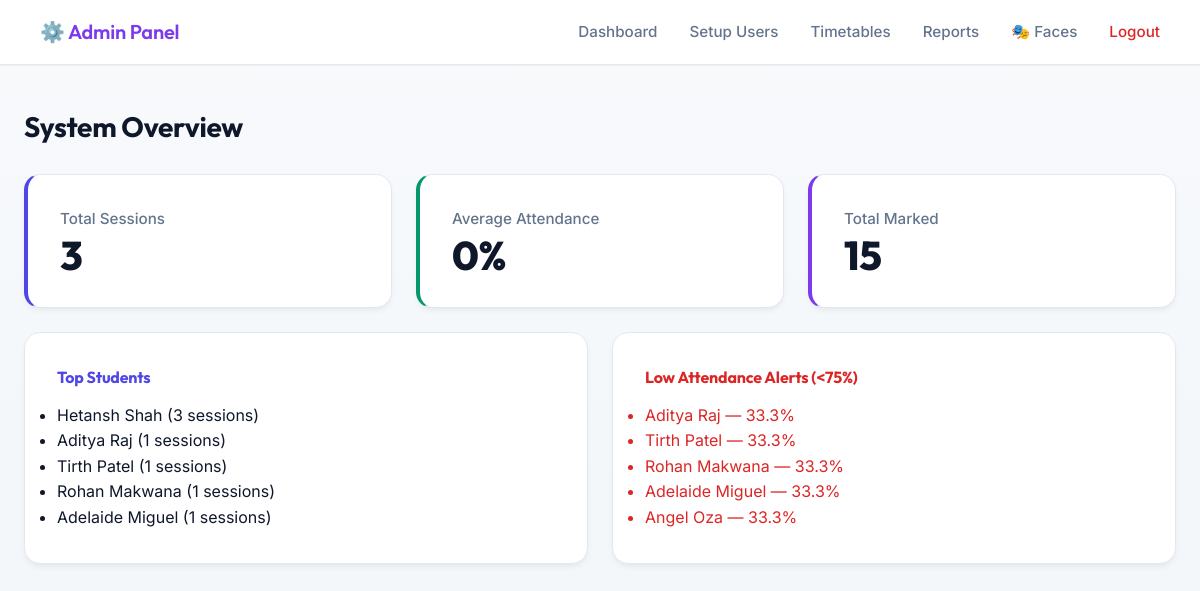
/admin (signed in), run on the app's committed database.
### tables this page shows
CREATE TABLE students (
                id INTEGER PRIMARY KEY AUTOINCREMENT,
                student_id TEXT UNIQUE NOT NULL,
                name TEXT NOT NULL,
                email TEXT UNIQUE NOT NULL,
                department TEXT NOT NULL,
                created_at TIMESTAMP DEFAULT CURRENT_TIMESTAMP,
                is_active BOOLEAN DEFAULT 1
            );

### app.py (the view)
    def wrap(*args, **kwargs):
        if not session.get("admin_logged_in"):
            return redirect(url_for("admin_login"))
        return f(*args, **kwargs)

### app.py (called while the page is built)
def admin_required(f):
    def wrap(*args, **kwargs):
        if not session.get("admin_logged_in"):
            return redirect(url_for("admin_login"))
        return f(*args, **kwargs)
    wrap.__name__ = f.__name__
    return wrap

@app.route("/admin")
@admin_required
def admin_dashboard():
    stats = analytics_service.get_system_statistics()
    return render_template("admin_dashboard.html", stats=stats)

### database.py (called while the page is built)
    def connect(self):
        self.conn = sqlite3.connect(DB_PATH)
        self.cursor = self.conn.cursor()

    def disconnect(self):
        if self.conn:
            self.conn.close()

### templates/admin_dashboard.html (shortened to what this page needs)
{% extends "admin_base.html" %}
{% block content %}
<h2>System Overview</h2>
<div class="grid-cards">
    <div class="stat-card stat-blue">
        <p>Total Sessions</p>
        <h3>{{ stats.total_sessions }}</h3>
    </div>
    <div class="stat-card stat-green">
        <p>Average Attendance</p>
        <h3>{{ stats.average_attendance|round(1) }}%</h3>
    </div>
    <div class="stat-card stat-purple">
        <p>Total Marked</p>
        <h3>{{ stats.total_marked }}</h3>
    </div>
</div>
<div class="grid-cards">
    <div class="stat-card" style="text-align: left;">
        <h4 style="color: var(--accent-blue);">Top Students</h4>
        <ul>
            {% for name, count in stats.top_students %}
                <li>{{ name }} ({{ count }} sessions)</li>
            {% else %}
                <li style="color: var(--text-muted);">No data yet</li>
            {% endfor %}
        </ul>
    </div>
    <div class="stat-card" style="text-align: left;">
        <h4 style="color: var(--accent-red);">Low Attendance Alerts (<75%)</h4>
        <ul>
            {% for name, rate in stats.low_attendance_students %}
                <li style="color: var(--accent-red);">{{ name }} — {{ rate|round(1) }}%</li>
            {% else %}
                <li style="color: var(--accent-green);">All good!</li>
            {% endfor %}
        </ul>
    </div>
</div>
{% endblock %}

### templates/admin_base.html (shortened to what this page needs)
<!DOCTYPE html>
<html lang="en">
<head>
    <link rel="stylesheet" href="{{ url_for('static', filename='css/styles.css') }}">
</head>
<body>
    <nav class="navbar">
        <div class="nav-brand" style="font-size: 1.25rem; font-weight: 600; color: var(--accent-purple);">
            ⚙️ Admin Panel
        </div>
        <div class="nav-links">
            <a href="{{ url_for('admin_dashboard') }}">Dashboard</a>
            <a href="{{ url_for('admin_setup') }}">Setup Users</a>
            <a href="{{ url_for('admin_timetables') }}">Timetables</a>
            <a href="{{ url_for('admin_reports') }}">Reports</a>
            <a href="{{ url_for('admin_faces') }}">🎭 Faces</a>
            <a href="{{ url_for('admin_logout') }}" style="color: var(--accent-red); margin-left: 2rem;">Logout</a>
        </div>
    </nav>
    <div class="container">
        {% block content %}{% endblock %}
    </div>
</body>
</html>

### static/css/styles.css (style rules this page uses)
:root { --bg-primary: #f8fafc; --bg-color-gradient: linear-gradient(180deg, #f8fafc 0%, #f1f5f9 100%); --bg-card: #ffffff; --bg-hover: #f1f5f9; --border-color: #e2e8f0; --border-light: #cbd5e1; --text-primary: #0f172a; --text-muted: #64748b; --text-inverse: #ffffff; --accent-blue: #4f46e5; --accent-blue-hover: #4338ca; --accent-green: #059669; --accent-green-hover: #047857; --accent-red: #dc2626; --accent-red-hover: #b91c1c; --accent-purple: #7c3aed; --accent-gold: #d97706; --shadow-sm: 0 1px 2px 0 rgba(0, 0, 0, 0.05); --shadow-md: 0 4px 6px -1px rgba(0, 0, 0, 0.05), 0 2px 4px -1px rgba(0, 0, 0, 0.03); --shadow-lg: 0 10px 15px -3px rgba(0, 0, 0, 0.08), 0 4px 6px -2px rgba(0, 0, 0, 0.04); --radius-md: 10px; --radius-lg: 16px; --radius-full: 9999px; --transition-fast: 0.15s ease-in-out; --transition-smooth: 0.3s cubic-bezier(0.4, 0, 0.2, 1); }
* { box-sizing: border-box; margin: 0; padding: 0; }
body { font-family: 'Inter', system-ui, -apple-system, sans-serif; background-color: var(--bg-primary); background-image: var(--bg-color-gradient); background-attachment: fixed; color: var(--text-primary); line-height: 1.6; min-height: 100vh; display: flex; flex-direction: column; -webkit-font-smoothing: antialiased; -moz-osx-font-smoothing: grayscale; }
h1, h2, h3, h4, .nav-brand { font-family: 'Outfit', 'Inter', sans-serif; font-weight: 700; letter-spacing: -0.01em; color: var(--text-primary); margin-bottom: 0.75rem; }
h2 { font-size: 1.75rem; }
h3 { font-size: 1.25rem; }
p { margin-bottom: 1rem; color: var(--text-muted); }
.container { max-width: 1200px; margin: 0 auto; padding: 2.5rem 1.5rem; width: 100%; animation: fadeIn 0.4s ease-out; }
.navbar { background: var(--bg-card); border-bottom: 1px solid var(--border-color); padding: 1rem 2.5rem; display: flex; justify-content: space-between; align-items: center; position: sticky; top: 0; z-index: 50; box-shadow: var(--shadow-sm); }
.nav-brand { margin-bottom: 0; }
.nav-links { display: flex; align-items: center; flex-wrap: wrap; }
.nav-links a, .nav-links span { color: var(--text-muted); text-decoration: none; margin-left: 2rem; font-weight: 500; font-size: 0.95rem; transition: var(--transition-fast); }
.nav-links a[style*="color: #da3633"], .nav-links a[style*="color: var(--accent-red)"] { color: var(--accent-red) !important; }
.grid-cards { display: grid; grid-template-columns: repeat(auto-fit, minmax(280px, 1fr)); gap: 1.5rem; margin-top: 1.5rem; }
.stat-card { background: var(--bg-card); padding: 2rem; border-radius: var(--radius-lg); border: 1px solid var(--border-color); box-shadow: var(--shadow-md); transition: var(--transition-smooth); }
.stat-card p { color: var(--text-muted); font-weight: 500; margin-bottom: 0.25rem; font-size: 0.95rem; }
.stat-card h3 { font-size: 2.5rem; font-weight: 800; margin: 0; line-height: 1; }
.stat-blue { border-left: 4px solid var(--accent-blue); }
.stat-blue h3 { color: var(--text-primary); }
.stat-green { border-left: 4px solid var(--accent-green); }
.stat-green h3 { color: var(--text-primary); }
.stat-purple { border-left: 4px solid var(--accent-purple); }
.stat-purple h3 { color: var(--text-primary); }

### data on the page
students: name "Hetansh Shah", count "3"
students: name "Aditya Raj", is_active "1", rate "33.3"
students: name "Tirth Patel", is_active "1", rate "33.3"
students: name "Rohan Makwana", is_active "1", rate "33.3"
students: name "Adelaide Miguel", is_active "1", rate "33.3"
students: name "Angel Oza", rate "33.3"

### other printed values
{{ stats.total_sessions }} "3"
{{ stats.average_attendance|round(1) }} "0"
{{ stats.total_marked }} "15"
